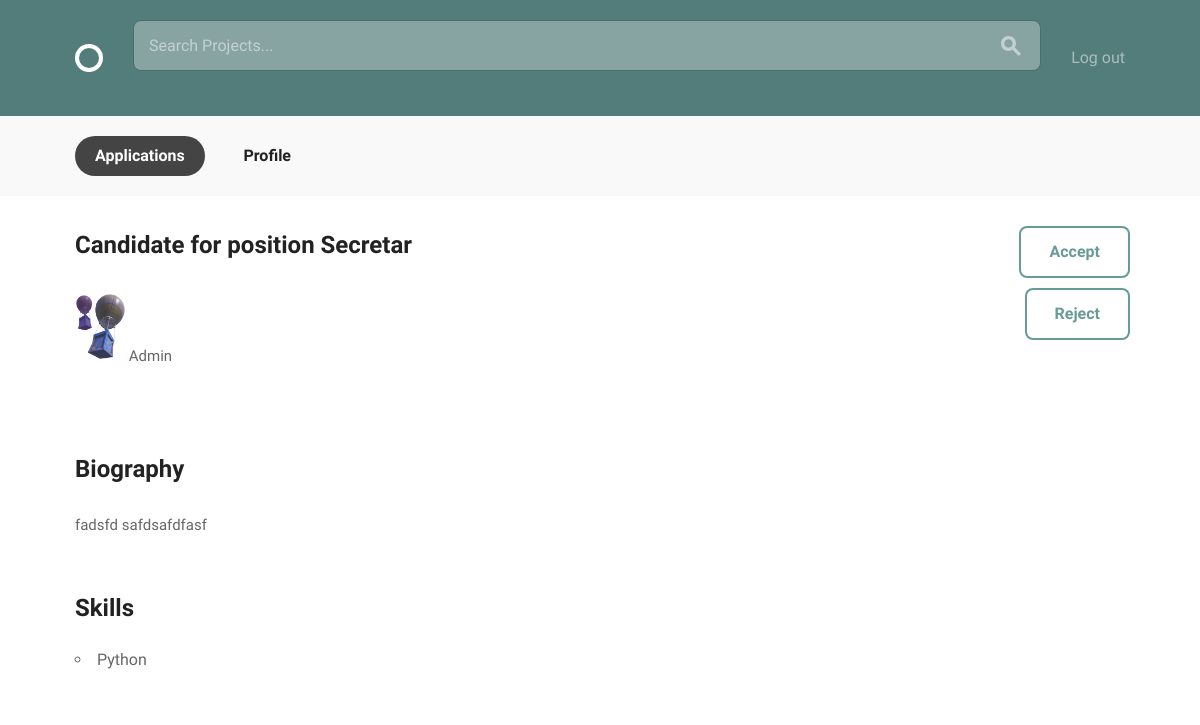
The app's page /projects/applications/1 (signed in) with its own data.
### projects/models.py (models this page shows, shortened)
class Application(models.Model):
    position = models.ForeignKey(Position, related_name='applications')
    candidate = models.ForeignKey(settings.AUTH_USER_MODEL, related_name='applications')
    status = models.CharField(max_length=30, default='processing')

class Position(models.Model):
    position_title = models.CharField(max_length=40)
    skill = models.ForeignKey(Skill, related_name='positions')
    description = models.TextField(default='')
    project = models.ForeignKey(Project, related_name='positions')
    filled = models.BooleanField(default=False)

### accounts/models.py (models this page shows, shortened)
class User(AbstractBaseUser, PermissionsMixin):
    email = models.EmailField(unique=True)
    username = models.CharField(max_length=40, unique=True, null=True)
    display_name = models.CharField(max_length=140)
    bio = models.TextField(max_length=140, blank=True, default="")
    avatar = models.ImageField(upload_to='avatar_pics', blank=True, null=True)
    date_joined = models.DateTimeField(default=timezone.now)
    is_active = models.BooleanField(default=True)
    is_staff = models.BooleanField(default=False)
    objects = UserManager()
    USERNAME_FIELD = "email"
    REQUIRED_FIELDS = ["display_name", "username"]

class UserSkill(models.Model):
    skill = models.ForeignKey(Skill,
                              on_delete=models.CASCADE,
                              related_name='user_skill_rel')
    user = models.ForeignKey(User,
                             related_name='user_skill_rel')

class Skill(models.Model):
    name = models.CharField(max_length=40)
    def __str__(self):
        return self.name

### projects/views.py (the view)
class ApplicationsDetailView(LoginRequiredMixin, SelectRelatedMixin, generic.DetailView):
    model = models.Application
    select_related = ["candidate"]

### projects/templates/projects/application_detail.html
{% extends "layout.html" %}
{% load static %}
{% block body_content %}
    <div class="bounds circle--page">
        <div class="circle--page--header circle--fluid">
            <div class="circle--fluid--cell circle--fluid--primary">
                <h2>Candidate for position {{ application.position.position_title }}</h2>
                <div class="circle--secondary--module">
                    <div style="padding-top: 30px">
                        <img src="{% static '/media/' %}{{ user.avatar }}" alt="my image" width="50px"/>
                        <span>{{ application.candidate.display_name }}</span>
                    </div>
                </div>
            </div>
            <div class="circle--fluid-w-cell circle--fluid--secondary">
                <a class="button icon-on-left"
                   href="{% url 'projects:application_decision' pk=application.pk decision='Accepted' %}">
                    Accept
                </a>
                <a class="button icon-on-left"
                   href="{% url 'projects:application_decision' pk=application.pk decision='Rejected' %}">
                    Reject
                </a>
            </div>
        </div>
        <div class="grid-70">
            <div class="circle--article--body">
                <h2>Biography</h2>
                {% if application.candidate.bio %}
                    {{ user.bio }}
                {% else %}
                    No bio yet
                {% endif %}
            </div>
            <h2>Skills</h2>
            <ul>
                {% for skill_user in application.candidate.user_skill_rel.all %}
                    <li>{{ skill_user.skill }}</li>
                {% endfor %}
            </ul>
        </div>
    </div>
{% endblock %}

### assets/css/global.css (style rules this page uses)
html { font-family: sans-serif; -ms-text-size-adjust: 100%; -webkit-text-size-adjust: 100%; }
body { margin: 0; }
a { background-color: transparent; }
img { border: 0; }
html { font-size: 62.5%; }
body { font-size: 1.5em; line-height: 1.6; font-weight: 400; font-family: "Cousine"; color: #666; }
.bounds { max-width: 1080px; margin: 0 auto; }
.grid, .grid-5, .grid-10, .grid-15, .grid-20, .grid-25, .grid-30, .grid-33, .grid-35, .grid-40, .grid-45, .grid-50, .grid-55, .grid-60, .grid-65, .grid-66, .grid-70, .grid-75, .grid-80, .grid-90, .grid-95, .grid-100 { float: left; box-sizing: border-box; position: relative; }
.grid-70 { width: 70%; padding: 0 15px; }
h1, h2, h3, h4, h5, h6 { margin-top: 0; margin-bottom: 2rem; font-weight: bold; font-family: "Work Sans", sans-serif; color: #222; }
h2 { font-size: 2.4rem; }
@media (min-width: 550px) { h2 { font-size: 2.4rem; } }
a { color: #689b98; -webkit-transition: color 0.2s; -moz-transition: color 0.2s; -ms-transition: color 0.2s; -o-transition: color 0.2s; transition: color 0.2s; }
.button, button, input[type="submit"], input[type="reset"], input[type="button"] { font-family: "Work Sans", sans-serif; font-size: 1.6rem; padding: 18px 30px; border: 0; margin-right: 10px; border-radius: 8px; font-weight: bold; display: inline-block; white-space: nowrap; box-sizing: border-box; line-height: 1; text-decoration: none; color: #689b98; background: none; box-shadow: 0 0 0 2px #689b98 inset; position: relative; -webkit-transition: 0.2s; -moz-transition: 0.2s; -ms-transition: 0.2s; -o-transition: 0.2s; transition: 0.2s; }
.button { cursor: pointer; }
ul { list-style: circle inside; }
ul { padding-left: 0; margin-top: 0; }
li { margin-bottom: 1rem; font-size: 1.6rem; }
button, .button { margin-bottom: 1rem; }
pre, blockquote, dl, figure, table, p, ul, ol, form { margin-bottom: 2.5rem; }
.circle--page--header { margin-bottom: 30px; }
.circle--page--header h1, .circle--page--header h2, .circle--page--header h3, .circle--page--header h4, .circle--page--header h5, .circle--page--header h6 { margin: 0; }
.circle--fluid { display: table; width: 100%; }
.circle--fluid--cell { display: table-cell; padding: 0 15px; vertical-align: middle; box-sizing: border-box; }
.circle--fluid--primary { width: 100%; }
.circle--fluid--secondary { text-align: right; }
.circle--secondary--module { margin-bottom: 50px; }
.circle--secondary--module:before, .circle--secondary--module:after { content: " "; display: table; }
.circle--secondary--module:after { clear: both; }
.circle--page { margin-bottom: 100px; }
.circle--page:before, .circle--page:after { content: " "; display: table; }
.circle--page:after { clear: both; }
.circle--article--body { line-height: 1.8; margin-bottom: 50px; }

### records on screen
Application: position.position_title "Secretar", candidate.display_name "Admin"
User: avatar (picture), bio "fadsfd safdsafdfasf"
UserSkill: skill "Python"
